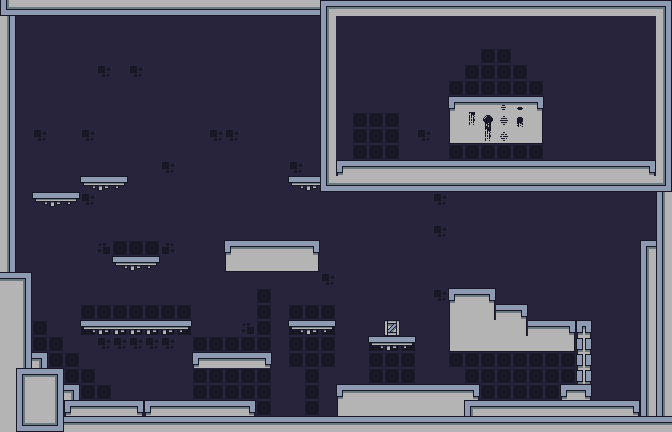

This is a level from a 2D game, rendered from its Tiled map with the project's own tilesets. A one-line summary and the map file follow, with tile-layer data summarised:
An orthogonal 42x27 tile map with 16x16 px tiles, 2 tile layers (Layer-BACK, Layer-GROUND), 2 tilesets and 56 objects (19x occluder, 4x HEALTH, 4x AMMO, 4x KEY, 4x LIGHT, ...).

<map version="1.0" tiledversion="2017.10.11" orientation="orthogonal" renderorder="left-up" width="42" height="27" tilewidth="16" tileheight="16" infinite="0" nextobjectid="88">
 <tileset firstgid="1" source="TestTileset.tsx" />
 <tileset firstgid="65" source="Objects_Tileset.tsx" />
 <layer name="Layer-BACK" width="42" height="27">
  <data>[1134 cells, 1134 non-empty, 3 distinct tile ids]</data>
 </layer>
 <layer name="Layer-GROUND" width="42" height="27">
  <properties>
   <property name="TYPE" value="SOLID" />
  </properties>
  <data>[1134 cells, 390 non-empty, 34 distinct tile ids]</data>
 </layer>
 <objectgroup name="Occluders">
  <object id="32" name="Occluder" type="occluder" x="224" y="240" width="96" height="32" />
  <object id="34" name="Occluder" type="occluder" x="321" y="0" width="16" height="192" />
  <object id="35" name="occluder" type="occluder" x="337" y="176" width="335" height="16" />
  <object id="36" name="occluder" type="occluder" x="288" y="320" width="48" height="8" />
  <object id="37" name="occluder" type="occluder" x="192" y="352" width="80" height="16" />
  <object id="38" name="occluder" type="occluder" x="80" y="320" width="112" height="8" />
  <object id="40" name="occluder" type="occluder" x="-1" y="417" width="673" height="15" />
  <object id="41" name="occluder" type="occluder" x="641" y="240" width="31" height="177" />
  <object id="42" name="occluder" type="occluder" x="656" y="192" width="16" height="48" />
  <object id="43" name="occluder" type="occluder" x="-1" y="401" width="256" height="16" />
  <object id="44" name="occluder" type="occluder" x="-1" y="384" width="80" height="17" />
  <object id="45" name="occluder" type="occluder" x="-1" y="368" width="64" height="16" />
  <object id="46" name="occluder" type="occluder" x="-1" y="353" width="48" height="15" />
  <object id="47" name="occluder" type="occluder" x="-1" y="272" width="33" height="81" />
  <object id="48" name="occluder" type="occluder" x="576" y="320" width="16" height="80" />
  <object id="52" name="occluder" type="occluder" x="449" y="288">
   <polygon points="-1,0 47,0 47,16 79,16 79,32 127,32 127,64 -1,64" />
  </object>
  <object id="53" name="occluder" type="occluder" x="337" y="384">
   <polygon points="0,0 143,0 143,16 304,16 304,33 0,33" />
  </object>
  <object id="54" name="occluder" type="occluder" x="560" y="384" width="16" height="16" />
  <object id="56" name="occluder" type="occluder" x="368" y="336" width="48" height="8" />
 </objectgroup>
 <objectgroup name="Entities">
  <object id="5" name="Coin" type="COIN" gid="67" x="304" y="416" width="16" height="16">
   <properties>
    <property name="item_id" type="int" value="1" />
   </properties>
  </object>
  <object id="6" name="Coin" type="COIN" gid="67" x="304" y="400" width="16" height="16">
   <properties>
    <property name="item_amount" type="int" value="1" />
    <property name="item_id" type="int" value="0" />
   </properties>
  </object>
  <object id="7" name="PlayerStart" type="START_POINT" gid="65" x="224" y="352" width="16" height="16" />
  <object id="9" name="NextLevel" type="END_POINT" gid="66" x="608" y="400" width="16" height="16" />
  <object id="13" name="Health" type="HEALTH" gid="68" x="472" y="95" width="16" height="16">
   <properties>
    <property name="item_id" type="int" value="3" />
   </properties>
  </object>
  <object id="14" name="Ammo" type="AMMO" gid="69" x="48" y="368" width="16" height="16" />
  <object id="15" name="KEY_A" type="KEY" gid="70" x="114" y="318" width="16" height="16">
   <properties>
    <property name="key_name" value="KEY_A" />
   </properties>
  </object>
  <object id="16" name="PowerUpSpeed" type="POWER_UP_SPEED" gid="73" x="337" y="383" width="16" height="16" />
  <object id="17" name="PowerUpJump" type="POWER_UP_JUMP" gid="74" x="399" y="383" width="16" height="16" />
  <object id="18" name="PowerUpGrav" type="POWER_UP_GRAVITY" gid="75" x="448" y="382" width="16" height="16" />
  <object id="19" name="InfoMsg1" type="MSG_INFO" gid="81" x="304" y="321" width="16" height="16">
   <properties>
    <property name="info_text" value="Test msg info nanel" />
    <property name="panel_offset_x" type="int" value="8" />
    <property name="panel_offset_y" type="int" value="-45" />
   </properties>
  </object>
  <object id="20" name="Teleport_A" type="TELEPORT" gid="82" x="176" y="399" width="16" height="16">
   <properties>
    <property name="key_name" value="KEY_A" />
    <property name="need_key" type="bool" value="true" />
    <property name="target_name" value="Teleport_B" />
   </properties>
  </object>
  <object id="21" name="Teleport_B" type="TELEPORT" gid="82" x="369" y="150" width="16" height="16">
   <properties>
    <property name="key_name" value="KEY_A" />
    <property name="need_key" type="bool" value="true" />
    <property name="target_name" value="Teleport_A" />
   </properties>
  </object>
  <object id="23" name="Health" type="HEALTH" gid="68" x="448" y="96" width="16" height="16" />
  <object id="24" name="Health" type="HEALTH" gid="68" x="496" y="96" width="16" height="16">
   <properties>
    <property name="item_id" type="int" value="2" />
   </properties>
  </object>
  <object id="25" name="Health" type="HEALTH" gid="68" x="520" y="95" width="16" height="16">
   <properties>
    <property name="item_id" type="int" value="1" />
   </properties>
  </object>
  <object id="26" name="Ammo" type="AMMO" gid="69" x="64" y="384" width="16" height="16">
   <properties>
    <property name="item_amount" type="int" value="25" />
    <property name="item_id" type="int" value="1" />
   </properties>
  </object>
  <object id="27" name="Ammo" type="AMMO" gid="69" x="80" y="400" width="16" height="16">
   <properties>
    <property name="item_amount" type="int" value="40" />
    <property name="item_id" type="int" value="2" />
   </properties>
  </object>
  <object id="28" name="Ammo" type="AMMO" gid="69" x="32" y="352" width="16" height="16">
   <properties>
    <property name="item_amount" type="int" value="50" />
    <property name="item_id" type="int" value="3" />
   </properties>
  </object>
  <object id="29" name="KEY_D" type="KEY" gid="70" x="135" y="318" width="16" height="16">
   <properties>
    <property name="item_id" type="int" value="3" />
    <property name="key_name" value="KEY_D" />
   </properties>
  </object>
  <object id="30" name="KEY_C" type="KEY" gid="70" x="156" y="318" width="16" height="16">
   <properties>
    <property name="item_id" type="int" value="2" />
    <property name="key_name" value="KEY_C" />
   </properties>
  </object>
  <object id="31" name="KEY_B" type="KEY" gid="70" x="177" y="319" width="16" height="16">
   <properties>
    <property name="item_id" type="int" value="1" />
    <property name="key_name" value="KEY_B" />
   </properties>
  </object>
  <object id="57" name="Light" type="LIGHT" gid="89" x="64" y="304" width="16" height="16" />
  <object id="58" name="LightSwitch" type="SWITCH" gid="97" x="464" y="288" width="16" height="16" />
  <object id="60" name="Light" type="LIGHT" gid="89" x="177" y="304" width="16" height="16">
   <properties>
    <property name="color" type="color" value="#ff55007f" />
   </properties>
  </object>
  </objectgroup>
</map>
<!-- 12 of 56 objects omitted -->
